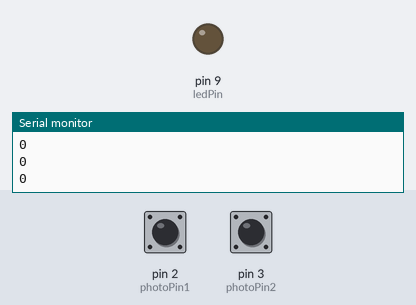
Simulated run of this sketch. Board: Arduino Uno, built with avr-gcc and run on an emulated ATmega328P. On the bench: output pins drawn as LEDs (lit = HIGH), the last lines printed to the serial monitor. The inputs (shaded band) are chosen by the test bench; at power-on: pin 3 (photoPin2) HIGH, pin 2 (photoPin1) HIGH.

Above: at 1.2 s.
1.3 s: pin 3 (photoPin2) pulled LOW for 0.15 s
At 2.1 s:
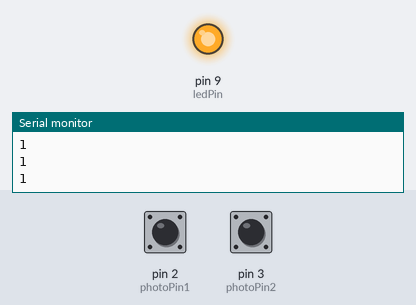
2.9 s: pin 2 (photoPin1) pulled LOW for 0.15 s
At 3.9 s:
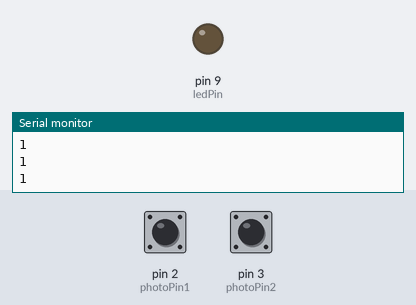
4.5 s: pin 3 (photoPin2) pulled LOW for 1 s
At 6.0 s:
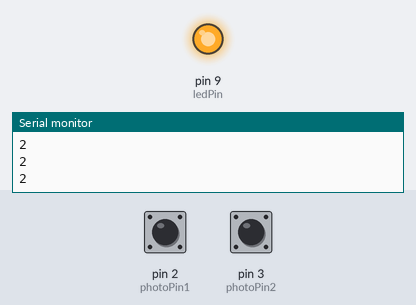
Timing chart, 0 to 7.5 s (numbered marks = the images above; inputs shaded):
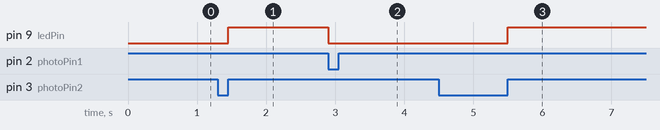

Measured:
- after the input at 1.3 s, pin 9 (ledPin): LOW → HIGH after 0.15 s
- after the input at 2.9 s, pin 9 (ledPin): HIGH → LOW at once
- after the input at 4.5 s, pin 9 (ledPin): LOW → HIGH after 1.0 s

The sketch:

photointerrupters.ino
```cpp
int ledPin = 9;
int photoPin1 = 2;
int photoPin2 = 3;
int thing =0;

void setup()
{
    Serial.begin(9600);
    pinMode(ledPin, OUTPUT);
    pinMode(photoPin1, INPUT_PULLUP);
    pinMode(photoPin2, INPUT_PULLUP);
    attachInterrupt(digitalPinToInterrupt(photoPin2), ledhigh, RISING);
    attachInterrupt(digitalPinToInterrupt(photoPin1), ledlow, FALLING);

  }

void ledhigh (){
  digitalWrite(ledPin, HIGH);
  thing++;
}
void ledlow(){
  digitalWrite(ledPin, LOW);
}
void loop (){
  Serial.println(thing);
  delay(100);
}
```
